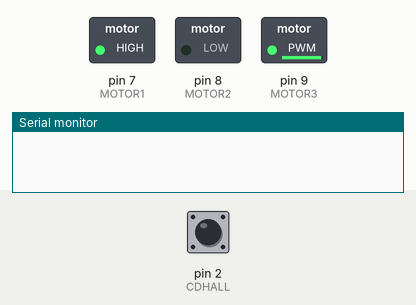
This sketch was run on a simulated Arduino Uno, built with avr-gcc and run on an emulated ATmega328P. On the bench: switched loads named in the sketch (green lamp = pin HIGH), the last lines printed to the serial monitor. Dashed ring = blinking. The test bench sets the inputs (shaded band); at power-on: pin 2 (CDHALL) HIGH.

Above: at 1.2 s.
1.3 s: pin 2 (CDHALL) driven LOW
At 2.0 s:
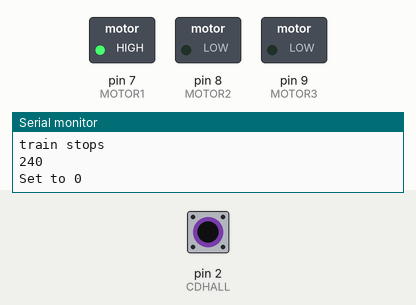
2.8 s: pin 2 (CDHALL) driven HIGH
At 3.3 s:
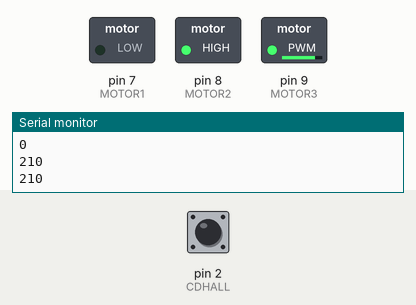
4.3 s: pin 2 (CDHALL) driven LOW
At 5.5 s:
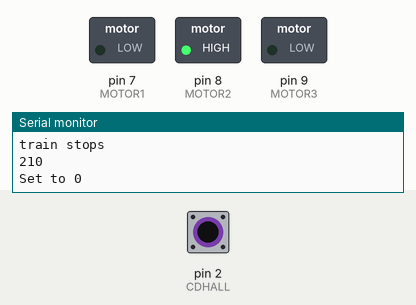
5.8 s: pin 2 (CDHALL) pulsed HIGH 2 times (0.12 s each, 0.3 s apart)
At 6.19 s:
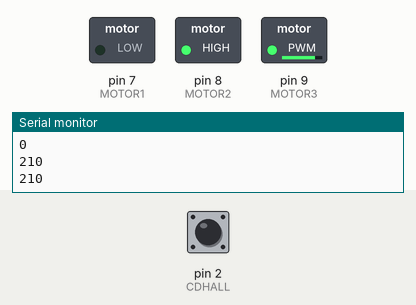
Timing chart, 0 to 8.8 s (numbered marks = the images above; inputs shaded):
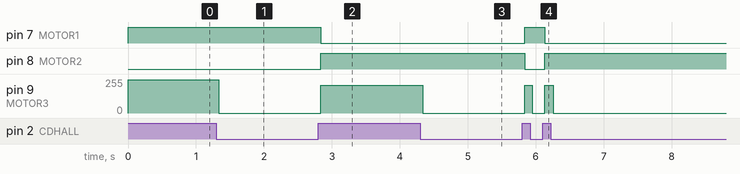

The sketch:

HallSensorAndMotorTest.ino
```cpp
#include <Servo.h>

#define MOTOR1 7
#define MOTOR2 8
#define MOTOR3 9
#define CDHALL 2

int currentSpeed = 240;

//CupDispenser
//Servo cdServo;


void setup() {
  Serial.begin(115200);
//  cdServo.attach(3);
  pinMode(CDHALL, INPUT);
  pinMode(MOTOR1, OUTPUT);
  digitalWrite(MOTOR1, HIGH);
  pinMode(MOTOR2, OUTPUT);
  digitalWrite(MOTOR2, LOW);
  pinMode(MOTOR3, OUTPUT);
//  pinMode(13, OUTPUT);
  // put your setup code here, to run once:

}

void loop() {
  analogWrite(MOTOR3, 250);
  positionFirstCup();
 /* while(1){
  }*/
}
void whileLoop(int hall, int timer, bool value){
  int counter = 0;
  long start = millis();
  while(counter<3){
    if(digitalRead(hall)==value){
      counter++;
      if(counter>0){
        Serial.print("counter: ");
        Serial.println(counter);
      }
    } else {
      counter=0;
    }
    delay(10);
    if(timer>0&&timer<millis()-start){
      break;
    }
  }
}

void positionFirstCup() {
  whileLoop(CDHALL, -1, LOW);

  int a = digitalRead(CDHALL);
  Serial.println(digitalRead(CDHALL));
  if(!a){
  Serial.println("Train arrives");/*
  Serial.println(a);
  Serial.println(digitalRead(CDHALL));*/
  }
  /*while(start-millis()<100&&digitalRead(CDHALL)!=LOW){

  }*/
  Serial.println("train stops");
  stopTrain();
  long start = millis();
  whileLoop(CDHALL, 2000, HIGH);
  if(digitalRead(CDHALL)!=LOW){
    Serial.println("Train moved too much");
    reverseDirection();
    setTrainSpeed(1);
    positionFirstCup();
  }else {
    Serial.println("Cup dispensed");
    dispenseCup();
  }
}


void reverseDirection() {
  if(digitalRead(MOTOR1)==HIGH&&digitalRead(MOTOR2)==LOW){
    digitalWrite(MOTOR1, LOW);
    digitalWrite(MOTOR2, HIGH);
  } else if(digitalRead(MOTOR1)==LOW&&digitalRead(MOTOR2)==HIGH) {
    digitalWrite(MOTOR1, HIGH);
    digitalWrite(MOTOR2, LOW);
  } else {
    //error.data = "Error in motor controller";
    //pub_//error.publish(&error);
  }
  Serial.print(digitalRead(MOTOR1) - digitalRead(MOTOR2));
  Serial.println(" direction");
}

void stopTrain() {
  setTrainSpeed(0);
}

void setTrainSpeed(int level) {
  Serial.println(currentSpeed);
  switch(level) {
  case 0:
    currentSpeed = 0;
    Serial.print("Set to 0");
    analogWrite(MOTOR3, currentSpeed);
    break;
  case 1:
    currentSpeed = 210;
    Serial.println(currentSpeed);
    analogWrite(MOTOR3, currentSpeed);
    Serial.println(currentSpeed);
    break;
  case 2:
    currentSpeed = 225;
    analogWrite(MOTOR3, currentSpeed);
    break;
  case 3:
    currentSpeed = 240;
    analogWrite(MOTOR3, currentSpeed);
    break;
  case 4:
    currentSpeed = 255;
    analogWrite(MOTOR3, currentSpeed);
    break;
  default:
    //error.data = "This is not a sufficient speed level";
    //pub_error.publish(&error);

    break;

  }
}


void dispenseCup() {
      //dispensing
//      cdServo.write(129);
      delay(1000);
 //     cdServo.write(0);
      delay(3000);
}
```

Measured:
- after the input at 1.3 s, pin 9 (MOTOR3): 250/255 → 0/255 at once
- after the input at 2.8 s, pin 7 (MOTOR1): HIGH → LOW at once; pin 8 (MOTOR2): LOW → HIGH at once; pin 9 (MOTOR3): 0/255 → 210/255 at once
- after the input at 4.3 s, pin 9 (MOTOR3): 210/255 → 0/255 at once
- after the input at 5.8 s, pin 7 (MOTOR1): LOW → HIGH at once, → LOW 0.29 s later; pin 8 (MOTOR2): HIGH → LOW at once, → HIGH 0.29 s later
